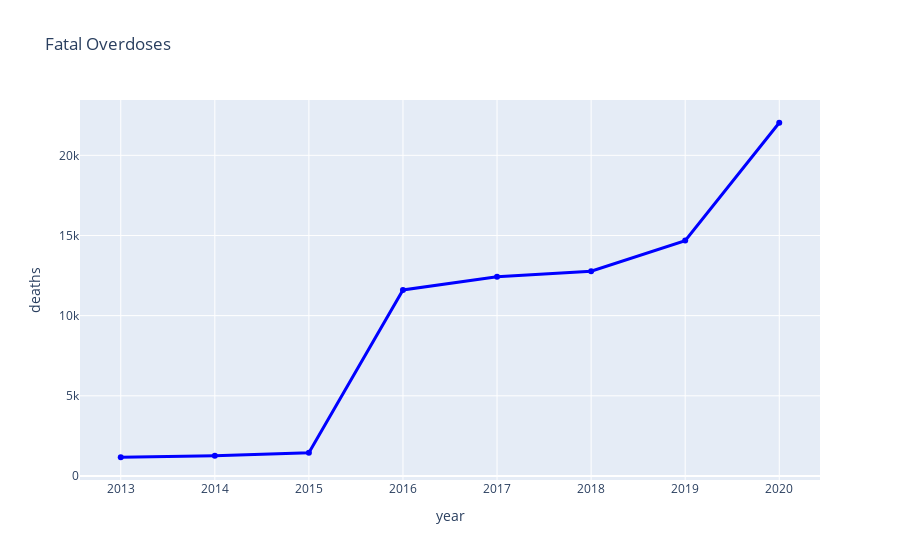

The code cell stored with this chart in its notebook:
### Markdown cell above
#https://www.tn.gov/content/dam/tn/health/healthprofboards/health-advisory/Fentanyl_Public_Health_Advisory.pdf
2015 was the first year the state know of that fenanytl was on the streets

### Code cell
fig = px.line(death, x="year", y="deaths", title='Fatal Overdoses', markers=True) 
fig.update_traces(line=dict(color="Blue", width=3.0))
fig.show()

### Figure 1 — Plotly figure (JSON) as saved in the notebook; plotly's stock layout.template omitted (floating-point values rounded to 4 significant figures)
{"data": [{"hovertemplate": "year=%{x}<br>deaths=%{y}<extra></extra>", "legendgroup": "", "line": {"color": "Blue", "dash": "solid", "width": 3}, "marker": {"symbol": "circle"}, "mode": "markers+lines", "name": "", "orientation": "v", "showlegend": false, "type": "scatter", "x": [2013, 2014, 2015, 2016, 2017, 2018, 2019, 2020], "xaxis": "x", "y": [1166, 1263, 1451, 11603, 12433, 12770, 14680, 22033], "yaxis": "y"}], "layout": {"legend": {"tracegroupgap": 0}, "title": {"text": "Fatal Overdoses"}, "xaxis": {"anchor": "y", "domain": [0, 1], "title": {"text": "year"}}, "yaxis": {"anchor": "x", "domain": [0, 1], "title": {"text": "deaths"}}}}
